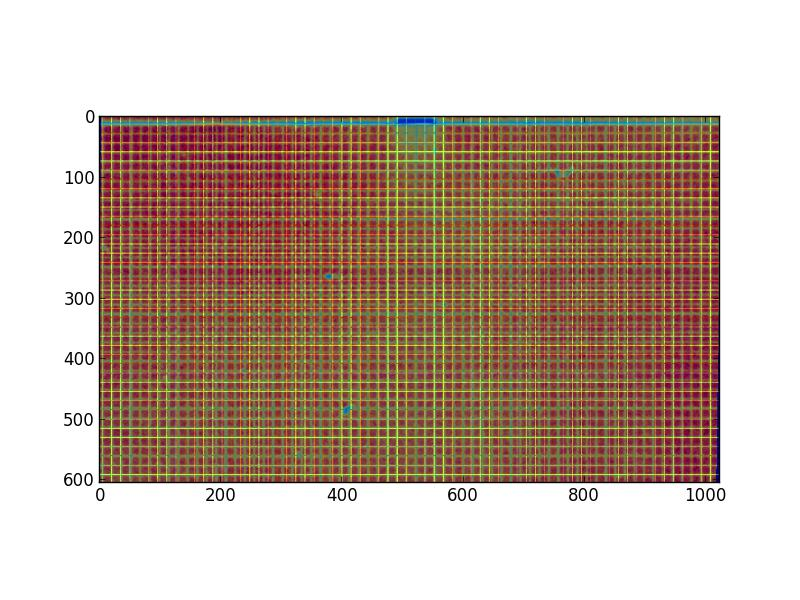

Reproduce this figure in Python.
# -*- coding: utf-8 -*-

import numpy as np
import scipy as sp
import scipy.ndimage as spimg
import scipy.signal as spsig
import matplotlib.pyplot as plt
from lmfit import minimize, Parameters, Parameter, report_errors

def read_fits_nparray(name = 'test.fit', number = 0):
        """ Read .fits file from iStar camera
        
        name (str): file name
        number (int): number of hdulist (usually 0)
        
        Returns:
            _header (pyfits.header.Header): dictionary type something
            _arr (numpy.ndarray): numpy array
        
        """
        import pyfits
        _file = name #self. workspace + name
        _fits = pyfits.open(_file)
        _header = _fits[number].header
        _arr = _fits[number].data
        _arr = _arr[0,:,:] #da nur 2D Array
        return _arr, _header
        
def grid_fit(nparray, params, plotflag = True):
    """ Fit a grid to a 2D data set
    
    """
    def grid(ov, oh, s, h, w, a):
        """ Return a 2d grid
        
        h = height of image
        w = width of image
        ov = origin vertical
        oh = origin horizontal
        s = spacing
        a = amplitude
        
        """
        g = np.zeros((h,w)) #nparray full of zeros
        nv = int(w/s +2) #+2 just to make sure
        nh = int(h/s+2)
        
        #calculate grid origin offset
        _hp = ov
        while _hp >= s:
            _hp = _hp - s

        #print _hp
        for _nv in xrange(nv): # for every vertical line
            #calculate horizontal position   
            _pos = _nv * s + _hp
            #print _pos
            for _h in xrange(h): #for every height
                try:
                    g[_h, int(_pos)] = (1-(_pos - int(_pos))) *a
                    g[_h, int(_pos+1)] = (1-(int(_pos+1)-_pos)) *a
                except IndexError:
                    pass
        
        _vp = oh
        while _vp >= s:
            _vp = _vp -s
            
        for _nh in xrange(nh):
            _pos = _nh * s + _vp
            for _v in xrange(w):
                try:
                    g[int(_pos), _v] = (1-(_pos - int(_pos))) *a
                    g[int(_pos+1), _v] = (1-(int(_pos+1)-_pos)) *a
                except IndexError:
                    pass
           
        return g
    
    def res(params, nparray):
        s = params['s'].value
        ov = params['ov'].value
        oh = params['oh'].value
        a = params['a'].value
        h = nparray.shape[0]
        w = nparray.shape[1]
        b = params['b'].value
        barr = np.ones((h,w))*b
        
        model = grid(ov, oh, s, h, w, a)
        
        err = nparray - (barr-model)
        err = err.flatten()
        
        return err
    
    #do fit
    minimize(res, params, args=(nparray,))
    #komma ist wichtig, da tupel erwartet!
    report_errors(params)
    
    if plotflag == True:
        s = params['s'].value
        ov = params['ov'].value
        oh = params['oh'].value
        a = params['a'].value
        h = nparray.shape[0]
        w = nparray.shape[1]
        b = params['b'].value
        barr = np.ones((h,w))*b
        
        g = grid(ov, oh, s, h, w, a)
        #sp.misc.imsave('grid.jpg', g)
        #fit = nparray+g-barr
        plt.cla()
        plt.clf()
        plt.imshow(img)
        #plt.hold(True)
        plt.imshow(g, alpha=0.5)
        #plt.colorbar()
        #plt.savefig('fit.jpg')
        sp.misc.imsave('grid.jpg', g)
        plt.show()
        
        
        
    return params
    

if __name__ == "__main__":
    fp = 'D:/Raimund Buero/Python/SpyDev/gridfit/3cm.fits'
    img, header = read_fits_nparray(name=fp)
    #img = spimg.imread(fp, flatten=True)
    img = spimg.interpolation.rotate(img, -0.9, order = 5, reshape=False)
    #img = img[401:714, 364:676]
    img = img[380:985, :] #cut interesting image part
    img = spimg.filters.median_filter(img, size=(3,3))
    sobel_x = [[-1, 0, 1],[-2,0,2],[-1,0,1]]
    sobel_y = [[-1,-2,-1],[0,0,0],[1,2,1]]
    #img = spimg.convolve(img, sobel_x)
    #img = spimg.convolve(img, sobel_y)
    
    #img = spsig.medfilt2d(img, kernel_size=3)
    #img = img * (-1)
    
    #show image
    plt.cla()
    plt.clf()
    plt.imshow(img, origin='lower')
    plt.colorbar()
    #plt.savefig('original.tif')
    sp.misc.imsave('original.jpg', img)
    #plt.show()
    
    # create a set of Parameters
    params = Parameters()    
    params.add('ov', value=520, vary=True)
    params.add('oh', value=28, vary=True)
    params.add('s', value=15.7, vary=True, min=10.0, max=20.0)#15.7
    params.add('a', value=5000, vary=True, min = 0, max=20000)
    params.add('b', value=30000, vary=True, min=10000)
    
    #do fit
    grid_fit(img, params)
    
    #print params['s'].value, params['a'].value, params['b'].value, params['ov'].value, params['oh'].value